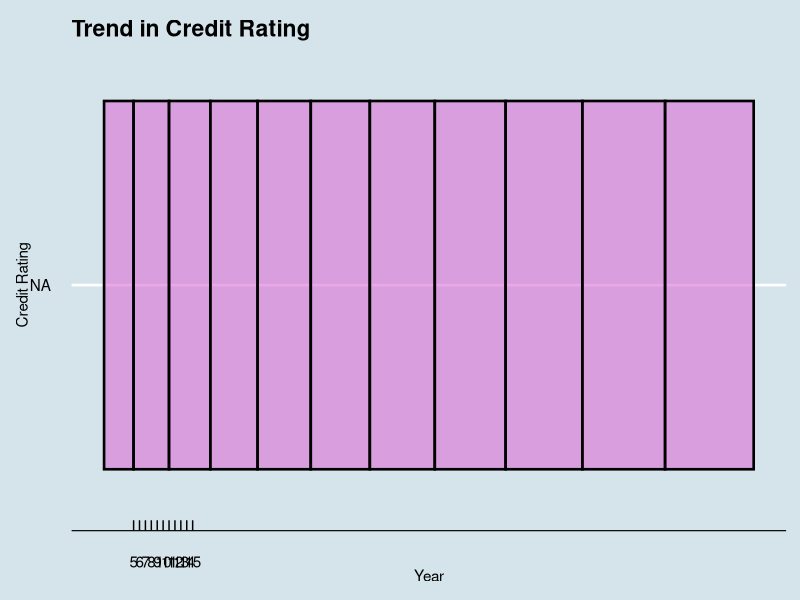
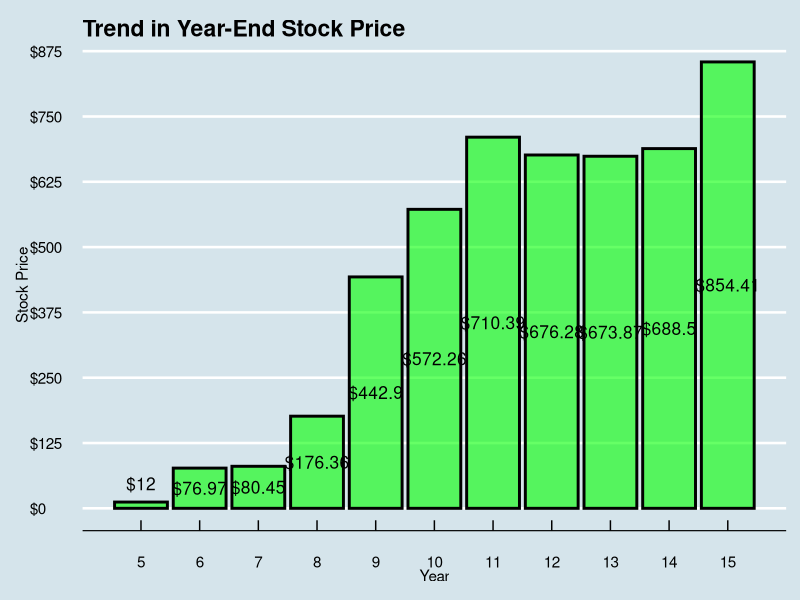
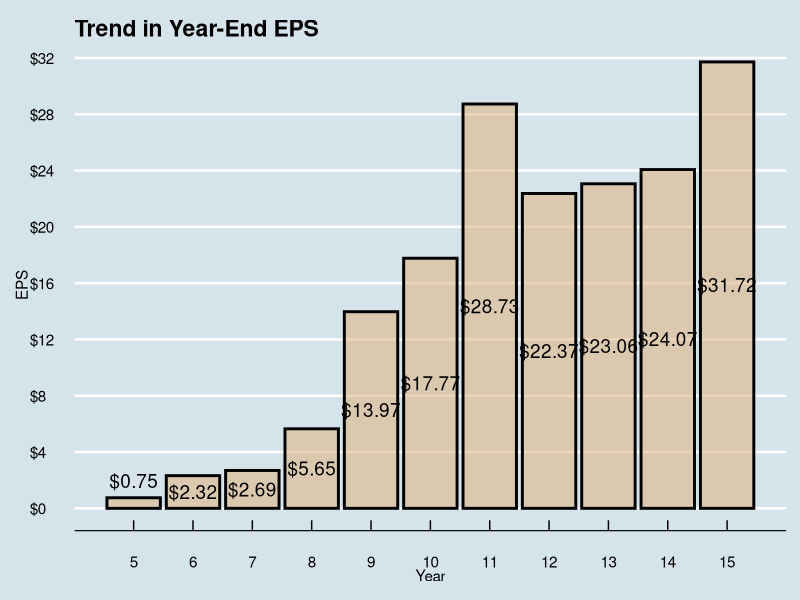
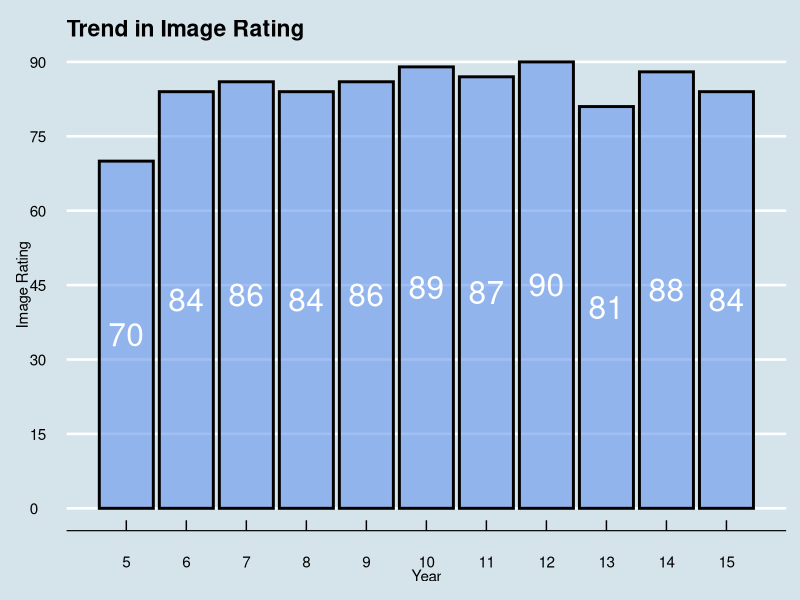
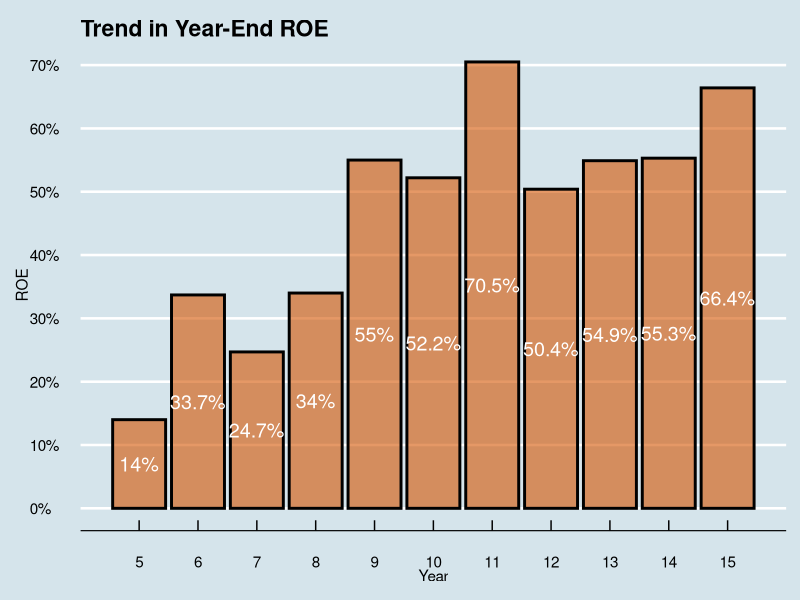
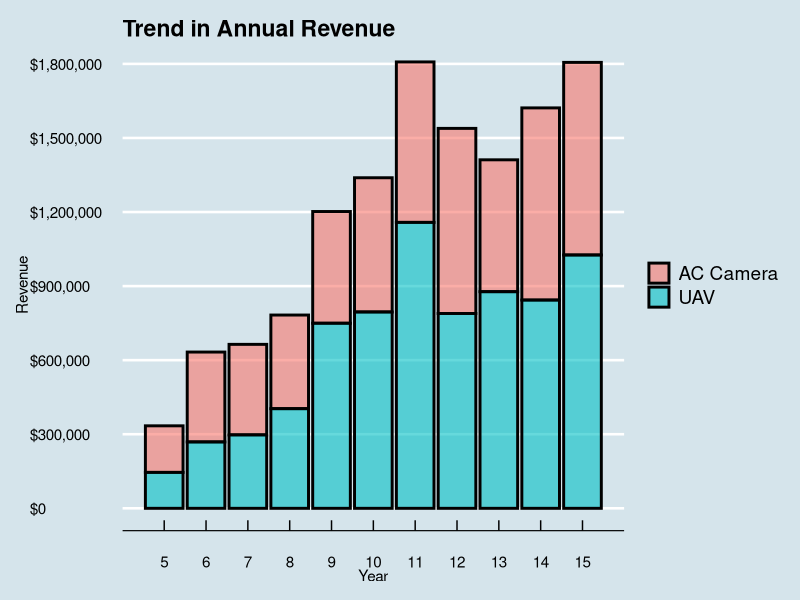
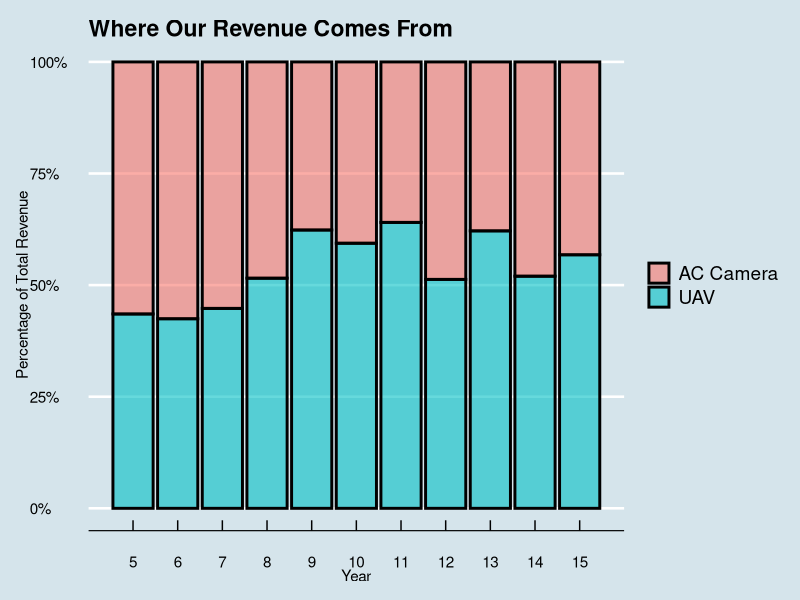
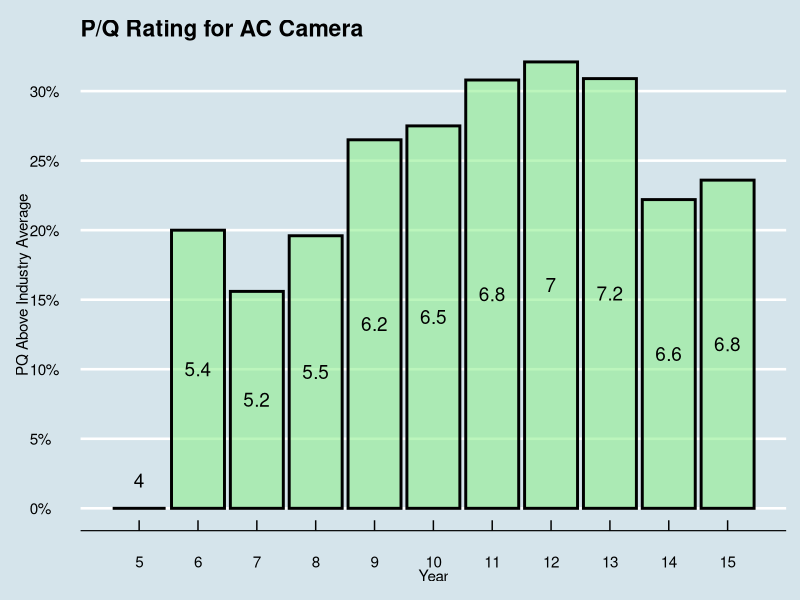

Generate these figures, in order, with R: (Note: this script raises an error after producing the figures.)
library("ggplot2")
library(tidyr)
library("ggthemes")
library(plyr)
library(dplyr)
library(scales)
library("data.table")

#### Reading Data and Correcting Data Types ####
getwd()

RawData <- read.csv("GloMain.csv", stringsAsFactors = FALSE)
RawData[2:3,2:12]

NewData2 <- transpose(RawData)
colnames(NewData2) <- NewData2[1,]
NewData2 <- NewData2[-1,]
rownames(NewData2) <- NULL

YearName <- data.frame(5:15)
colnames(YearName) <- "Year"
NewData2 <- cbind(YearName, NewData2)
NewData2 <- as.data.frame(NewData2)


for(i in 2:4){
  NewData2[,i] <- as.double(NewData2[,i])
}

NewData2[,5] <- factor(NewData2[,5],levels(NewData2[,5])[c(4,2,1,3)])

for(i in 6:9){
  NewData2[,i] <- as.numeric(NewData2[,i])
}


#### Credit Rating ####
ggplot(NewData2, aes(Year,`Credit Rating`)) + 
  geom_col(fill = "#DA70D6", color = "black",alpha = .6, lwd = .9) + 
  scale_x_continuous(breaks = seq(5,15,1)) +
  ggtitle("Trend in Credit Rating") +
  theme_economist(base_size = 15)

#### Stock Price ####
ggplot(NewData2, aes(Year,`Stock Price`)) + 
  geom_col(fill = "Green", color = "black",alpha = .6, lwd = 1) + 
  geom_text(aes(label = paste0("$",`Stock Price`), y = ifelse(`Stock Price` == 12, `Stock Price`+35,`Stock Price`*.5)), size = 4.4) +
  scale_y_continuous(labels = dollar_format(prefix="$"), breaks = seq(0,875,125)) +
  scale_x_continuous(breaks = seq(5,15,1)) +
  ggtitle("Trend in Year-End Stock Price") +
  theme_economist(base_size = 15) 

#### EPS ####
ggplot(NewData2, aes(Year, EPS)) + 
  geom_col(fill = "#DEB887", color = "black",alpha = .6, lwd = 1) + 
  geom_text(aes(label = paste0("$",EPS), y = ifelse(EPS == .75, EPS+1.2, EPS*.5)), size = 4.8) +
  scale_y_continuous(labels = dollar_format(prefix="$"), breaks = seq(0,32,4)) +
  scale_x_continuous(breaks = seq(5,15,1)) +
  ggtitle("Trend in Year-End EPS") +
  theme_economist(base_size = 15) 

#### Image Rating ####
ggplot(NewData2, aes(Year, `Image Rating`)) + 
  geom_col(fill = "#6495ed", color = "black",alpha = .6, lwd = 1) + 
  geom_text(aes(label = `Image Rating`, y = `Image Rating`*.5), color = "White", size = 8) +
  scale_y_continuous(breaks = seq(0,100,15)) +
  scale_x_continuous(breaks = seq(5,15,1)) +
  ggtitle("Trend in Image Rating") +
  theme_economist(base_size = 15)

#### ROE ####
ggplot(NewData2, aes(Year, ROE)) + 
  geom_col(fill = "#D35400", color = "black", alpha = .6, lwd = 1) + 
  geom_text(aes(label = paste0(100*ROE,"%"), y = ROE*.5), color = "White", size = 5) +
  scale_y_continuous(labels = scales::percent, breaks = seq(0,.7,.1)) +
  scale_x_continuous(breaks = seq(5,15,1)) +
  ggtitle("Trend in Year-End ROE") +
  theme_economist(base_size = 15)

#### Prep for Stacked Revenue Charts ####
A <- data.frame(NewData2$Year, NewData2$`AC Camera Revenue`)
A$Type <- for(i in 1:11){A[i,3] = "AC Camera"}
colnames(A) <- c("Year", "Revenue", "Revenue Stream")

B <- data.frame(NewData2$Year, NewData2$`UAV Revenue`)
B$Type <- for(i in 1:11){B[i,3] = "UAV"}
colnames(B) <- c("Year", "Revenue", "Revenue Stream")

C <- rbind(A,B)

D <- group_by(C, as.character(C$Year)) %>% summarise(totalRev = sum(Revenue))
D <- D[c(7:11, 1:6),]

Percent <- round(100*(C$Revenue/D$totalRev),1)
df.summary <- C %>% group_by(Year, `Revenue Stream`) %>% 
  summarise(Revenue = sum(Revenue)) %>%   # Within each Brand, sum all values in each Category
  mutate(percent = Revenue/sum(Revenue),
         pos = cumsum(percent) - 0.5*percent)

df.summary <- df.summary[c(2,1,4,3,6,5,8,7,10,9,12,11,14,13,16,15,18,17,20,19,22,21),]


#### Total Revenue Plot ####
ggplot(C, aes(Year, Revenue, fill = `Revenue Stream`)) + 
  geom_col(color = "black",alpha = .6, lwd = 1, position = "Stack") +
  scale_y_continuous(labels = dollar_format(prefix="$"), breaks = seq(0,1800000,300000)) +
  scale_x_continuous(breaks = seq(5,15,1)) +
  ggtitle("Trend in Annual Revenue") +
  theme_economist(base_size = 15) +
  theme(legend.position = "right", legend.title = element_blank())

#### Percent Rev Plot ####
ggplot(df.summary) + 
  geom_bar(color = "black",alpha = .6, lwd = 1, aes(y = percent, x = Year, fill = `Revenue Stream`), stat = "identity") +
  scale_y_continuous(labels = scales::percent, breaks = seq(0,1,.25)) +
  scale_x_continuous(breaks = seq(5,15,1)) +
  ggtitle("Where Our Revenue Comes From") +
  theme_economist(base_size = 15) +
  theme(legend.position = "right", legend.title = element_blank()) +
  labs(y = "Percentage of Total Revenue")



#### Demand/Market General Setup ####
AC_Dem_Raw <- read.csv("AC_Dem-Cost-Marg.csv", stringsAsFactors = FALSE)
UAV_Dem_Raw <- read.csv("UAV_Dem-Cost-Marg.csv", stringsAsFactors = FALSE)


AC_Dem <- transpose(AC_Dem_Raw)
colnames(AC_Dem) <- AC_Dem[1,]
AC_Dem <- AC_Dem[-1,]
rownames(AC_Dem) <- NULL

YearName <- data.frame(5:15)
colnames(YearName) <- "Year"
AC_Dem <- cbind(YearName, AC_Dem)
AC_Dem <- as.data.frame(AC_Dem)


UAV_Dem <- transpose(UAV_Dem_Raw)
colnames(UAV_Dem) <- UAV_Dem[1,]
UAV_Dem <- UAV_Dem[-1,]
rownames(UAV_Dem) <- NULL

YearName <- data.frame(5:15)
colnames(YearName) <- "Year"
UAV_Dem <- cbind(YearName, UAV_Dem)
UAV_Dem <- as.data.frame(UAV_Dem)


Total_Dem <- rbind(AC_Dem, UAV_Dem)

Total_Dem[,1] <- as.character(Total_Dem[,1])
AC_Dem[,1] <- as.character(AC_Dem[,1])
UAV_Dem[,1] <- as.character(UAV_Dem[,1])

for(i in 1:11){
  Total_Dem[,i] <- as.numeric(Total_Dem[,i])
  AC_Dem[,i] <- as.numeric(AC_Dem[,i])
  UAV_Dem[,i] <- as.numeric(UAV_Dem[,i])
}


#### P/Q Above Average, AC ####
ggplot(AC_Dem, aes(Year, `PQ Above Industry Average`)) + 
  geom_col(fill = "lightgreen", color = "black", alpha = .6, lwd = 1) + 
  geom_text(aes(label = `PQ Rating`, y = ifelse(`PQ Above Industry Average` == 0, `PQ Above Industry Average`+.02,`PQ Above Industry Average`*.5)), size = 4.8) +
  scale_y_continuous(labels = scales::percent, breaks = seq(0,.45,.05)) +
  scale_x_continuous(breaks = seq(5,15,1)) +
  ggtitle("P/Q Rating for AC Camera") +
  theme_economist(base_size = 15)


#### P/Q Above Average, UAV ####
ggplot(UAV_Dem, aes(Year, `PQ Above Industry Average`)) + 
  geom_col(fill = "lightgreen", color = "black", alpha = .6, lwd = 1) + 
  geom_text(aes(label = `PQ Rating`, y = ifelse(`PQ Above Industry Average` == 0, `PQ Above Industry Average`+.02,`PQ Above Industry Average`*.5)), size = 4.8) +
  scale_y_continuous(labels = scales::percent, breaks = seq(0,.5,.05)) +
  scale_x_continuous(breaks = seq(5,15,1)) +
  ggtitle("P/Q Rating for UAV") +
  theme_economist(base_size = 15)


#### Setup for AC Camera Market Share ####
A <- data.frame(AC_Dem$Year, AC_Dem$`Actual Overall Demand`)
A$Type <- for(i in 1:11){A[i,3] = "Actual Demand"}
colnames(A) <- c("Year", "Market Share", "Demand Type")

B <- data.frame(AC_Dem$Year, AC_Dem$`Units Gained`)
B$Type <- for(i in 1:11){B[i,3] = "Units Gained"}
colnames(B) <- c("Year", "Market Share", "Demand Type")

C <- rbind(A,B)

D <- group_by(C, as.character(C$Year)) %>% summarise(totalMS = sum(`Market Share`))
D <- D[c(7:11, 1:6),]

Percent <- round(100*(C$`Market Share`/D$totalMS),1)
df.summary <- C %>% group_by(Year, `Demand Type`) %>% 
  summarise(`Market Share` = sum(`Market Share`)) %>%   # Within each Brand, sum all values in each Category
  mutate(percent = `Market Share`/sum(`Market Share`),
         pos = cumsum(percent) - 0.5*percent)


#### AC Market Share Charts ####
ggplot(C, aes(Year, `Market Share`, fill = `Demand Type`)) + 
  geom_col(color = "black",alpha = .6, lwd = 1, position = "Stack") +
  scale_y_continuous(labels = scales::percent, breaks = seq(0,.5,.05)) +
  scale_x_continuous(breaks = seq(5,15,1)) +
  ggtitle("AC Camera Market Share") +
  theme_economist(base_size = 15) +
  theme(legend.position = "right", legend.title = element_blank())


ggplot(df.summary) + 
  geom_bar(color = "black",alpha = .6, lwd = 1, aes(y = percent, x = Year, fill = `Demand Type`), stat = "identity") +
  scale_y_continuous(labels = scales::percent, breaks = seq(0,1,.25)) +
  scale_x_continuous(breaks = seq(5,15,1)) +
  ggtitle("AC Camera Market Share Breakdown") +
  theme_economist(base_size = 15) +
  theme(legend.position = "right", legend.title = element_blank()) +
  labs(y = "Percentage of Market Share")


#### Setup for UAV Market Share ####
A <- data.frame(UAV_Dem$Year, UAV_Dem$`Actual Overall Demand`)
A$Type <- for(i in 1:11){A[i,3] = "Actual Demand"}
colnames(A) <- c("Year", "Market Share", "Demand Type")

B <- data.frame(UAV_Dem$Year, UAV_Dem$`Units Gained`)
B$Type <- for(i in 1:11){B[i,3] = "Units Gained"}
colnames(B) <- c("Year", "Market Share", "Demand Type")

C <- rbind(A,B)

D <- group_by(C, as.character(C$Year)) %>% summarise(totalMS = sum(`Market Share`))
D <- D[c(7:11, 1:6),]

Percent <- round(100*(C$`Market Share`/D$totalMS),1)
df.summary <- C %>% group_by(Year, `Demand Type`) %>% 
  summarise(`Market Share` = sum(`Market Share`)) %>%   # Within each Brand, sum all values in each Category
  mutate(percent = `Market Share`/sum(`Market Share`),
         pos = cumsum(percent) - 0.5*percent)


#### UAV Market Share Charts ####
ggplot(C, aes(Year, `Market Share`, fill = `Demand Type`)) + 
  geom_col(color = "black",alpha = .6, lwd = 1, position = "Stack") +
  scale_y_continuous(labels = scales::percent, breaks = seq(0,.5,.05)) +
  scale_x_continuous(breaks = seq(5,15,1)) +
  ggtitle("UAV Market Share") +
  theme_economist(base_size = 15) +
  theme(legend.position = "right", legend.title = element_blank())


ggplot(df.summary) + 
  geom_bar(color = "black",alpha = .6, lwd = 1, aes(y = percent, x = Year, fill = `Demand Type`), stat = "identity") +
  scale_y_continuous(labels = scales::percent, breaks = seq(0,1,.25)) +
  scale_x_continuous(breaks = seq(5,15,1)) +
  ggtitle("UAV Market Share Breakdown") +
  theme_economist(base_size = 15) +
  theme(legend.position = "right", legend.title = element_blank()) +
  labs(y = "Percentage of Market Share")


#### Operating Margins ####
ggplot(Total_Dem, aes(Year, `Operating Profit Margin`, fill = Product)) + 
  geom_col(color = "black",alpha = .6, lwd = 1, position = "Dodge") +
  scale_y_continuous(labels = scales::percent, breaks = seq(0,.5,.05)) +
  scale_x_continuous(breaks = seq(5,15,1)) +
  ggtitle("Operating Profit Margins by Product") +
  theme_economist(base_size = 15) +
  theme(legend.position = "right", legend.title = element_blank())


#### Setup for Price Chart ####
PricesTotal <- melt(Total_Dem[,1:3], id = 'Year')
PricesAC <- melt(AC_Dem[,1:3], id = 'Year')
PricesUAV <- melt(UAV_Dem[,1:3], id = 'Year')


#### AC Price Change ####
ggplot(PricesAC, aes(x = Year, y = value, color = variable)) + 
  geom_line(size = 1.4) +
  geom_point(size=4, shape = 22, fill = "white")+
  scale_x_continuous(breaks = seq(5,15,1)) +
  scale_y_continuous(labels = dollar_format(prefix="$"), breaks = seq(225, 450, 25)) +
  theme_economist(base_size = 15) +
  ggtitle("Price of AC Cameras") +
  theme(legend.position = "bottom", legend.title = element_blank()) +
  labs(y = "Price")


#### UAV Price Change ####
ggplot(PricesUAV, aes(x = Year, y = value, color = variable)) + 
  geom_line(size = 1.4) +
  geom_point(size=4, shape = 22, fill = "white")+
  scale_x_continuous(breaks = seq(5,15,1)) +
  scale_y_continuous(labels = dollar_format(prefix="$"), breaks = seq(1000, 2750, 250)) +
  theme_economist(base_size = 15) +
  ggtitle("Price of UAVs") +
  theme(legend.position = "bottom", legend.title = element_blank()) +
  labs(y = "Price")


#### Demand/Market General Setup, Compensation/Productivity ####
AC_Prod_Raw <- read.csv("AC_Prod-Comp.csv", stringsAsFactors = FALSE)
UAV_Prod_Raw <- read.csv("UAV_Prod-Comp.csv", stringsAsFactors = FALSE)


AC_Prod <- transpose(AC_Prod_Raw)
colnames(AC_Prod) <- AC_Prod[1,]
AC_Prod <- AC_Prod[-1,]
rownames(AC_Prod) <- NULL

YearName <- data.frame(5:15)
colnames(YearName) <- "Year"
AC_Prod <- cbind(YearName, AC_Prod)
AC_Prod <- as.data.frame(AC_Prod)


UAV_Prod <- transpose(UAV_Prod_Raw)
colnames(UAV_Prod) <- UAV_Prod[1,]
UAV_Prod <- UAV_Prod[-1,]
rownames(UAV_Prod) <- NULL

YearName <- data.frame(5:15)
colnames(YearName) <- "Year"
UAV_Prod <- cbind(YearName, UAV_Prod)
UAV_Prod <- as.data.frame(UAV_Prod)


Total_Prod <- rbind(AC_Prod, UAV_Prod)

Total_Prod[,1] <- as.character(Total_Prod[,1])
AC_Prod[,1] <- as.character(AC_Prod[,1])
UAV_Prod[,1] <- as.character(UAV_Prod[,1])

for(i in 1:13){
  Total_Prod[,i] <- as.numeric(Total_Prod[,i])
  AC_Prod[,i] <- as.numeric(AC_Prod[,i])
  UAV_Prod[,i] <- as.numeric(UAV_Prod[,i])
}


#### Compensation Above Average, AC ####
ggplot(AC_Prod, aes(Year, `Compensation Above Industry Average`)) + 
  geom_col(fill = "lightgreen", color = "black", alpha = .6, lwd = 1) + 
  geom_text(aes(label = dollar(Compensation), y = ifelse(`Compensation Above Industry Average` == 0, `Compensation Above Industry Average`+.04,`Compensation Above Industry Average`*.5)), size = 4.2) +
  scale_y_continuous(labels = scales::percent, breaks = seq(0,.7,.1)) +
  scale_x_continuous(breaks = seq(5,15,1)) +
  ggtitle("B Company Compensation for AC Camera Workers (per PAT Member)") +
  theme_economist(base_size = 15)


#### Compensation Above Average, UAV ####
ggplot(UAV_Prod, aes(Year, `Compensation Above Industry Average`)) + 
  geom_col(fill = "lightgreen", color = "black", alpha = .6, lwd = 1) + 
  geom_text(aes(label = dollar(Compensation), y = ifelse(`Compensation Above Industry Average` == 0, `Compensation Above Industry Average`+.04,`Compensation Above Industry Average`*.5)), size = 4.2) +
  scale_y_continuous(labels = scales::percent, breaks = seq(0,.70,.1)) +
  scale_x_continuous(breaks = seq(5,15,1)) +
  ggtitle("B Company Compensation for UAV Workers (per PAT Member)") +
  theme_economist(base_size = 15)


#### Productivity Above Average, AC ####
ggplot(AC_Prod, aes(Year, `Productivity Above Industry Average`)) + 
  geom_col(fill = "lightgreen", color = "black", alpha = .6, lwd = 1) + 
  geom_text(aes(label = dollar(`PAT Productivity`), y = ifelse(`Productivity Above Industry Average` == 0, `Productivity Above Industry Average`+.02,`Productivity Above Industry Average`*.5)), size = 4.2) +
  scale_y_continuous(labels = scales::percent, breaks = seq(0,.45,.05)) +
  scale_x_continuous(breaks = seq(5,15,1)) +
  ggtitle("B Company Productivity for AC Camera Workers (per PAT)") +
  theme_economist(base_size = 15)


#### Productivity Above Average, UAV ####
ggplot(UAV_Prod, aes(Year, `Productivity Above Industry Average`)) + 
  geom_col(fill = "lightgreen", color = "black", alpha = .6, lwd = 1) + 
  geom_text(aes(label = dollar(`PAT Productivity`), y = ifelse(`Productivity Above Industry Average` == 0, `Productivity Above Industry Average`+.02,`Productivity Above Industry Average`*.5)), size = 4.2) +
  scale_y_continuous(labels = scales::percent, breaks = seq(0,.5,.05)) +
  scale_x_continuous(breaks = seq(5,15,1)) +
  ggtitle("B Company Productivity for UAV Workers (per PAT)") +
  theme_economist(base_size = 15)


#### Setup for Compensation ####
Total <- melt(Total_Prod[,c(1,8:9)], id = 'Year')
AC <- melt(AC_Prod[,c(1,8:9)], id = 'Year')
UAV <- melt(UAV_Prod[,c(1,8:9)], id = 'Year')


#### AC Cost of Labor ####
ggplot(AC, aes(x = Year, y = value, color = variable)) + 
  geom_line(size = 1.4) +
  geom_point(size=4, shape = 22, fill = "white")+
  scale_x_continuous(breaks = seq(5,15,1)) +
  scale_y_continuous(labels = dollar_format(prefix="$"), breaks = seq(30, 45, 1)) +
  theme_economist(base_size = 15) +
  ggtitle("Cost of Labor, AC Cameras") +
  theme(legend.position = "bottom", legend.title = element_blank()) +
  labs(y = "Labor Cost ($/Unit Assembled)")


#### UAV Cost of Labor ####
ggplot(UAV, aes(x = Year, y = value, color = variable)) + 
  geom_line(size = 1.4) +
  geom_point(size=4, shape = 22, fill = "white")+
  scale_x_continuous(breaks = seq(5,15,1)) +
  scale_y_continuous(labels = dollar_format(prefix="$"), breaks = seq(60, 80, 2)) +
  theme_economist(base_size = 15) +
  ggtitle("Cost of Labor, UAVs") +
  theme(legend.position = "bottom", legend.title = element_blank()) +
  labs(y = "Labor Cost ($/Unit Assembled)")
